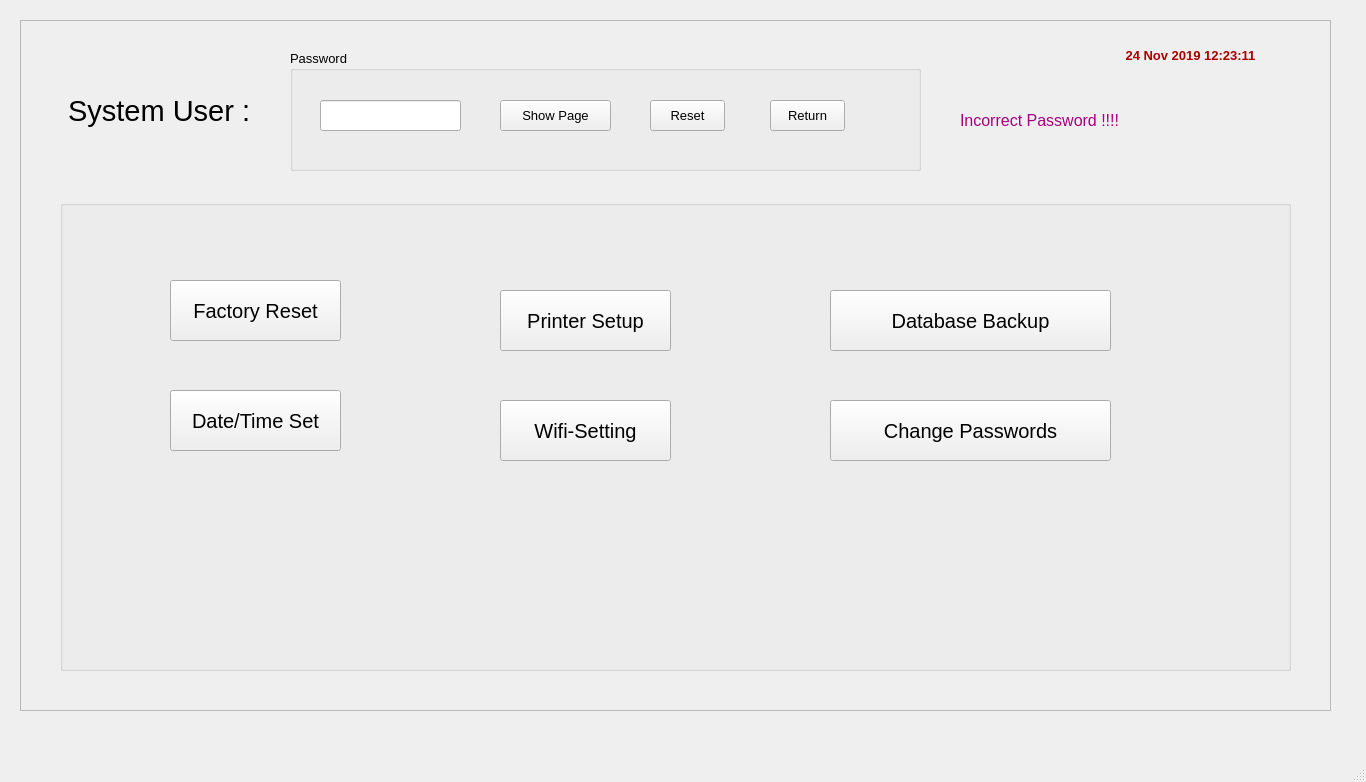
<?xml version="1.0" encoding="UTF-8"?>
<ui version="4.0">
 <class>MainWindow</class>
 <widget class="QMainWindow" name="MainWindow">
  <property name="geometry">
   <rect>
    <x>0</x>
    <y>0</y>
    <width>1366</width>
    <height>782</height>
   </rect>
  </property>
  <property name="baseSize">
   <size>
    <width>0</width>
    <height>0</height>
   </size>
  </property>
  <property name="windowTitle">
   <string>MainWindow</string>
  </property>
  <widget class="QWidget" name="centralwidget">
   <widget class="QFrame" name="frame">
    <property name="geometry">
     <rect>
      <x>20</x>
      <y>20</y>
      <width>1311</width>
      <height>691</height>
     </rect>
    </property>
    <property name="frameShape">
     <enum>QFrame::StyledPanel</enum>
    </property>
    <property name="frameShadow">
     <enum>QFrame::Raised</enum>
    </property>
    <widget class="QLabel" name="label">
     <property name="geometry">
      <rect>
       <x>40</x>
       <y>50</y>
       <width>201</width>
       <height>81</height>
      </rect>
     </property>
     <property name="font">
      <font>
       <family>MS Sans Serif</family>
       <pointsize>22</pointsize>
      </font>
     </property>
     <property name="text">
      <string> System User :</string>
     </property>
    </widget>
    <widget class="QGroupBox" name="groupBox">
     <property name="geometry">
      <rect>
       <x>270</x>
       <y>30</y>
       <width>631</width>
       <height>121</height>
      </rect>
     </property>
     <property name="font">
      <font>
       <family>MS Sans Serif</family>
       <pointsize>10</pointsize>
      </font>
     </property>
     <property name="title">
      <string>Password</string>
     </property>
     <widget class="QLineEdit" name="lineEdit">
      <property name="geometry">
       <rect>
        <x>30</x>
        <y>50</y>
        <width>141</width>
        <height>31</height>
       </rect>
      </property>
      <property name="text">
       <string/>
      </property>
      <property name="echoMode">
       <enum>QLineEdit::Password</enum>
      </property>
     </widget>
     <widget class="QPushButton" name="pushButton">
      <property name="geometry">
       <rect>
        <x>210</x>
        <y>50</y>
        <width>111</width>
        <height>31</height>
       </rect>
      </property>
      <property name="text">
       <string>Show Page</string>
      </property>
     </widget>
     <widget class="QPushButton" name="pushButton_2">
      <property name="geometry">
       <rect>
        <x>360</x>
        <y>50</y>
        <width>75</width>
        <height>31</height>
       </rect>
      </property>
      <property name="text">
       <string>Reset</string>
      </property>
     </widget>
     <widget class="QPushButton" name="pushButton_3">
      <property name="geometry">
       <rect>
        <x>480</x>
        <y>50</y>
        <width>75</width>
        <height>31</height>
       </rect>
      </property>
      <property name="text">
       <string>Return</string>
      </property>
     </widget>
    </widget>
    <widget class="QGroupBox" name="groupBox_2">
     <property name="geometry">
      <rect>
       <x>40</x>
       <y>180</y>
       <width>1231</width>
       <height>471</height>
      </rect>
     </property>
     <property name="font">
      <font>
       <family>MS Sans Serif</family>
       <pointsize>15</pointsize>
      </font>
     </property>
     <property name="title">
      <string/>
     </property>
     <widget class="QPushButton" name="pushButton_11">
      <property name="geometry">
       <rect>
        <x>110</x>
        <y>80</y>
        <width>171</width>
        <height>61</height>
       </rect>
      </property>
      <property name="text">
       <string>Factory Reset</string>
      </property>
     </widget>
     <widget class="QPushButton" name="pushButton_12">
      <property name="geometry">
       <rect>
        <x>440</x>
        <y>200</y>
        <width>171</width>
        <height>61</height>
       </rect>
      </property>
      <property name="text">
       <string>Wifi-Setting</string>
      </property>
     </widget>
     <widget class="QPushButton" name="pushButton_13">
      <property name="geometry">
       <rect>
        <x>770</x>
        <y>90</y>
        <width>281</width>
        <height>61</height>
       </rect>
      </property>
      <property name="text">
       <string>Database Backup</string>
      </property>
     </widget>
     <widget class="QPushButton" name="pushButton_14">
      <property name="geometry">
       <rect>
        <x>440</x>
        <y>90</y>
        <width>171</width>
        <height>61</height>
       </rect>
      </property>
      <property name="text">
       <string>Printer Setup</string>
      </property>
     </widget>
     <widget class="QPushButton" name="pushButton_15">
      <property name="geometry">
       <rect>
        <x>770</x>
        <y>200</y>
        <width>281</width>
        <height>61</height>
       </rect>
      </property>
      <property name="text">
       <string>Change Passwords</string>
      </property>
     </widget>
     <widget class="QPushButton" name="pushButton_16">
      <property name="geometry">
       <rect>
        <x>110</x>
        <y>190</y>
        <width>171</width>
        <height>61</height>
       </rect>
      </property>
      <property name="text">
       <string>Date/Time Set</string>
      </property>
     </widget>
    </widget>
    <widget class="QLabel" name="label_2">
     <property name="geometry">
      <rect>
       <x>940</x>
       <y>80</y>
       <width>181</width>
       <height>41</height>
      </rect>
     </property>
     <property name="font">
      <font>
       <family>MS Sans Serif</family>
       <pointsize>12</pointsize>
      </font>
     </property>
     <property name="styleSheet">
      <string notr="true">color: rgb(170, 0, 127);</string>
     </property>
     <property name="text">
      <string>Incorrect Password !!!!</string>
     </property>
    </widget>
    <widget class="QLabel" name="label_3">
     <property name="geometry">
      <rect>
       <x>1060</x>
       <y>20</y>
       <width>221</width>
       <height>31</height>
      </rect>
     </property>
     <property name="font">
      <font>
       <family>MS Sans Serif</family>
       <pointsize>10</pointsize>
       <weight>75</weight>
       <bold>true</bold>
      </font>
     </property>
     <property name="styleSheet">
      <string notr="true">color: rgb(0, 0, 255);
color: rgb(170, 0, 0);</string>
     </property>
     <property name="text">
      <string>24 Nov 2019 12:23:11</string>
     </property>
     <property name="alignment">
      <set>Qt::AlignCenter</set>
     </property>
    </widget>
   </widget>
  </widget>
  <widget class="QMenuBar" name="menubar">
   <property name="geometry">
    <rect>
     <x>0</x>
     <y>0</y>
     <width>1366</width>
     <height>21</height>
    </rect>
   </property>
  </widget>
  <widget class="QStatusBar" name="statusbar"/>
 </widget>
 <resources/>
 <connections/>
</ui>
